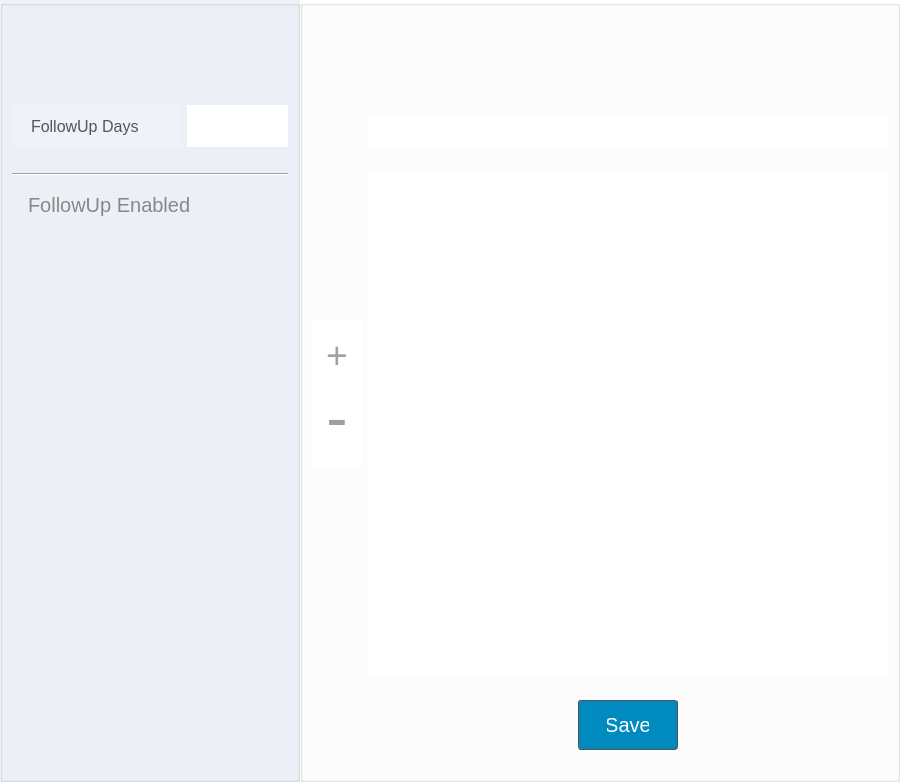
      <widget class="QWidget" name="stackedWidgetPage4">
       <layout class="QHBoxLayout" name="horizontalLayout_19">
        <property name="spacing">
         <number>0</number>
        </property>
        <property name="leftMargin">
         <number>0</number>
        </property>
        <property name="topMargin">
         <number>0</number>
        </property>
        <property name="rightMargin">
         <number>0</number>
        </property>
        <property name="bottomMargin">
         <number>0</number>
        </property>
        <item>
         <widget class="QGroupBox" name="groupBox_11">
          <property name="minimumSize">
           <size>
            <width>300</width>
            <height>0</height>
           </size>
          </property>
          <property name="maximumSize">
           <size>
            <width>300</width>
            <height>16777215</height>
           </size>
          </property>
          <property name="styleSheet">
           <string notr="true">background-color: #eff2f8;
</string>
          </property>
          <property name="title">
           <string/>
          </property>
          <layout class="QVBoxLayout" name="verticalLayout_14">
           <item>
            <spacer name="verticalSpacer_19">
             <property name="orientation">
              <enum>Qt::Vertical</enum>
             </property>
             <property name="sizeType">
              <enum>QSizePolicy::Fixed</enum>
             </property>
             <property name="sizeHint" stdset="0">
              <size>
               <width>20</width>
               <height>90</height>
              </size>
             </property>
            </spacer>
           </item>
           <item>
            <layout class="QHBoxLayout" name="horizontalLayout_17" stretch="5,3">
             <item>
              <widget class="QLabel" name="label_13">
               <property name="minimumSize">
                <size>
                 <width>0</width>
                 <height>25</height>
                </size>
               </property>
               <property name="font">
                <font>
                 <family>Arial</family>
                 <pointsize>12</pointsize>
                </font>
               </property>
               <property name="styleSheet">
                <string notr="true">color: #555;
padding-left: 15px;</string>
               </property>
               <property name="text">
                <string>FollowUp Days</string>
               </property>
               <property name="alignment">
                <set>Qt::AlignLeading|Qt::AlignLeft|Qt::AlignVCenter</set>
               </property>
              </widget>
             </item>
             <item>
              <widget class="QLineEdit" name="lineEdit_configuration_followup_days">
               <property name="minimumSize">
                <size>
                 <width>0</width>
                 <height>42</height>
                </size>
               </property>
               <property name="font">
                <font>
                 <family>Calibri</family>
                 <pointsize>11</pointsize>
                </font>
               </property>
               <property name="styleSheet">
                <string notr="true">background-color: rgb(255, 255, 255);</string>
               </property>
               <property name="frame">
                <bool>false</bool>
               </property>
              </widget>
             </item>
            </layout>
           </item>
           <item>
            <spacer name="verticalSpacer_27">
             <property name="orientation">
              <enum>Qt::Vertical</enum>
             </property>
             <property name="sizeType">
              <enum>QSizePolicy::Fixed</enum>
             </property>
             <property name="sizeHint" stdset="0">
              <size>
               <width>20</width>
               <height>20</height>
              </size>
             </property>
            </spacer>
           </item>
           <item>
            <widget class="Line" name="line_25">
             <property name="orientation">
              <enum>Qt::Horizontal</enum>
             </property>
            </widget>
           </item>
           <item>
            <widget class="QCheckBox" name="checkBox_configuration_followup_enabled">
             <property name="minimumSize">
              <size>
               <width>0</width>
               <height>25</height>
              </size>
             </property>
             <property name="font">
              <font>
               <pointsize>-1</pointsize>
              </font>
             </property>
             <property name="styleSheet">
              <string notr="true">QCheckBox::indicator {
                width: 0px; /* Hide the circle indicator */
                height: 0px;
            }
QCheckBox {
                font-size: 20px;
                color: #888;
                background-color: transparent;
                border: none;
                padding: 10px;
            }
            QCheckBox:checked {
                font-weight: bold;
                color: #000;
            }</string>
             </property>
             <property name="text">
              <string>FollowUp Enabled</string>
             </property>
            </widget>
           </item>
           <item>
            <spacer name="verticalSpacer_20">
             <property name="orientation">
              <enum>Qt::Vertical</enum>
             </property>
             <property name="sizeHint" stdset="0">
              <size>
               <width>20</width>
               <height>543</height>
              </size>
             </property>
            </spacer>
           </item>
          </layout>
         </widget>
        </item>
        <item>
         <widget class="QGroupBox" name="groupBox_17">
          <property name="minimumSize">
           <size>
            <width>600</width>
            <height>0</height>
           </size>
          </property>
          <property name="maximumSize">
           <size>
            <width>1920</width>
            <height>1080</height>
           </size>
          </property>
          <property name="styleSheet">
           <string notr="true">background-color: #fff;</string>
          </property>
          <property name="title">
           <string/>
          </property>
          <layout class="QHBoxLayout" name="horizontalLayout_18">
           <item>
            <layout class="QVBoxLayout" name="verticalLayout_16">
             <property name="spacing">
              <number>0</number>
             </property>
             <item>
              <spacer name="verticalSpacer_23">
               <property name="orientation">
                <enum>Qt::Vertical</enum>
               </property>
               <property name="sizeHint" stdset="0">
                <size>
                 <width>20</width>
                 <height>40</height>
                </size>
               </property>
              </spacer>
             </item>
             <item>
              <widget class="QGroupBox" name="groupBox_18">
               <property name="minimumSize">
                <size>
                 <width>50</width>
                 <height>0</height>
                </size>
               </property>
               <property name="maximumSize">
                <size>
                 <width>50</width>
                 <height>16777215</height>
                </size>
               </property>
               <property name="styleSheet">
                <string notr="true">border: none;</string>
               </property>
               <property name="title">
                <string/>
               </property>
               <layout class="QVBoxLayout" name="verticalLayout_7">
                <item>
                 <widget class="QPushButton" name="pushButton_compose_zoomIn_2">
                  <property name="font">
                   <font>
                    <family>MS Shell Dlg 2</family>
                    <pointsize>28</pointsize>
                    <weight>50</weight>
                    <bold>false</bold>
                   </font>
                  </property>
                  <property name="styleSheet">
                   <string notr="true">QPushButton {
    background: transparent;
	color: #a0a0a0;
    }

QPushButton:hover {
    color: #a0a0a077;
    }

QPushButton:pressed {
    border-style: inset;
	 color: #a0a0a0;    
}</string>
                  </property>
                  <property name="text">
                   <string>+</string>
                  </property>
                 </widget>
                </item>
                <item>
                 <widget class="QPushButton" name="pushButton_compose_zoomOut_2">
                  <property name="font">
                   <font>
                    <family>MS Shell Dlg 2</family>
                    <pointsize>48</pointsize>
                    <weight>50</weight>
                    <bold>false</bold>
                   </font>
                  </property>
                  <property name="styleSheet">
                   <string notr="true">QPushButton {
    background: transparent;
	color: #a0a0a0;
    }

QPushButton:hover {
    color: #a0a0a077;
    }

QPushButton:pressed {
    border-style: inset;
	 color: #a0a0a0;    
}</string>
                  </property>
                  <property name="text">
                   <string>-</string>
                  </property>
                 </widget>
                </item>
               </layout>
              </widget>
             </item>
             <item>
              <spacer name="verticalSpacer_22">
               <property name="orientation">
                <enum>Qt::Vertical</enum>
               </property>
               <property name="sizeHint" stdset="0">
                <size>
                 <width>20</width>
                 <height>40</height>
                </size>
               </property>
              </spacer>
             </item>
            </layout>
           </item>
           <item>
            <layout class="QVBoxLayout" name="verticalLayout_15">
             <item>
              <spacer name="verticalSpacer_24">
               <property name="orientation">
                <enum>Qt::Vertical</enum>
               </property>
               <property name="sizeType">
                <enum>QSizePolicy::Fixed</enum>
               </property>
               <property name="sizeHint" stdset="0">
                <size>
                 <width>20</width>
                 <height>100</height>
                </size>
               </property>
              </spacer>
             </item>
             <item>
              <widget class="QLineEdit" name="lineEdit_follow_up_subject">
               <property name="font">
                <font>
                 <family>Arial</family>
                 <pointsize>20</pointsize>
                 <weight>75</weight>
                 <bold>true</bold>
                </font>
               </property>
               <property name="styleSheet">
                <string notr="true">background-color: rgb(255, 255, 255);
border: none;</string>
               </property>
               <property name="text">
                <string/>
               </property>
               <property name="frame">
                <bool>false</bool>
               </property>
               <property name="clearButtonEnabled">
                <bool>true</bool>
               </property>
              </widget>
             </item>
             <item>
              <spacer name="verticalSpacer_21">
               <property name="orientation">
                <enum>Qt::Vertical</enum>
               </property>
               <property name="sizeType">
                <enum>QSizePolicy::Fixed</enum>
               </property>
               <property name="sizeHint" stdset="0">
                <size>
                 <width>20</width>
                 <height>20</height>
                </size>
               </property>
              </spacer>
             </item>
             <item>
              <widget class="QTextBrowser" name="textBrowser_follow_up_body">
               <property name="minimumSize">
                <size>
                 <width>400</width>
                 <height>400</height>
                </size>
               </property>
               <property name="font">
                <font>
                 <family>Arial</family>
                 <pointsize>12</pointsize>
                </font>
               </property>
               <property name="styleSheet">
                <string notr="true">

QTextEdit{
	border: none;
background-color: rgb(255, 255, 255);
color: #555;
}

QScrollBar:vertical {
                border: none;
                background: #f5f5f5;
                width: 10px;
                margin: 0px 0px 0px 0px;
            }
            QScrollBar::handle:vertical {
                background: #888;
                min-height: 20px;
                border-radius: 5px;
            }
            QScrollBar::handle:vertical:hover {
                background: #666;
            }
            QScrollBar::sub-line:vertical, QScrollBar::add-line:vertical {
                background: none;
                height: 0px;
            }
            QScrollBar::add-page:vertical, QScrollBar::sub-page:vertical {
                background: #f5f5f5;
            }</string>
               </property>
               <property name="frameShape">
                <enum>QFrame::NoFrame</enum>
               </property>
               <property name="frameShadow">
                <enum>QFrame::Plain</enum>
               </property>
               <property name="readOnly">
                <bool>false</bool>
               </property>
               <property name="html">
                <string>&lt;!DOCTYPE HTML PUBLIC &quot;-//W3C//DTD HTML 4.0//EN&quot; &quot;http://www.w3.org/TR/REC-html40/strict.dtd&quot;&gt;
&lt;html&gt;&lt;head&gt;&lt;meta name=&quot;qrichtext&quot; content=&quot;1&quot; /&gt;&lt;style type=&quot;text/css&quot;&gt;
p, li { white-space: pre-wrap; }
&lt;/style&gt;&lt;/head&gt;&lt;body style=&quot; font-family:'Arial'; font-size:12pt; font-weight:400; font-style:normal;&quot;&gt;
&lt;p style=&quot;-qt-paragraph-type:empty; margin-top:0px; margin-bottom:0px; margin-left:0px; margin-right:0px; -qt-block-indent:0; text-indent:0px;&quot;&gt;&lt;br /&gt;&lt;/p&gt;&lt;/body&gt;&lt;/html&gt;</string>
               </property>
              </widget>
             </item>
             <item>
              <spacer name="verticalSpacer_25">
               <property name="orientation">
                <enum>Qt::Vertical</enum>
               </property>
               <property name="sizeType">
                <enum>QSizePolicy::Fixed</enum>
               </property>
               <property name="sizeHint" stdset="0">
                <size>
                 <width>20</width>
                 <height>20</height>
                </size>
               </property>
              </spacer>
             </item>
             <item>
              <layout class="QHBoxLayout" name="horizontalLayout_20">
               <property name="topMargin">
                <number>0</number>
               </property>
               <item>
                <spacer name="horizontalSpacer_38">
                 <property name="orientation">
                  <enum>Qt::Horizontal</enum>
                 </property>
                 <property name="sizeHint" stdset="0">
                  <size>
                   <width>40</width>
                   <height>20</height>
                  </size>
                 </property>
                </spacer>
               </item>
               <item>
                <widget class="QPushButton" name="pushButton_follow_up_save">
                 <property name="minimumSize">
                  <size>
                   <width>100</width>
                   <height>50</height>
                  </size>
                 </property>
                 <property name="maximumSize">
                  <size>
                   <width>100</width>
                   <height>16777215</height>
                  </size>
                 </property>
                 <property name="font">
                  <font>
                   <pointsize>15</pointsize>
                  </font>
                 </property>
                 <property name="styleSheet">
                  <string notr="true">QPushButton {
    border: 1px solid #555;
    border-radius: 3px;
    border-style: Solid;
    background: rgba(0, 138, 191);
    padding: 5px 28px;
	color: rgb(255, 255, 255);
    }

QPushButton:hover {
    background: rgba(0, 138, 191, 0.6);
	opacity: 0.2
    }

QPushButton:pressed {
    border-style: inset;
    background: rgb(0, 138, 191);
    }</string>
                 </property>
                 <property name="text">
                  <string>Save</string>
                 </property>
                </widget>
               </item>
               <item>
                <spacer name="horizontalSpacer_37">
                 <property name="orientation">
                  <enum>Qt::Horizontal</enum>
                 </property>
                 <property name="sizeHint" stdset="0">
                  <size>
                   <width>40</width>
                   <height>20</height>
                  </size>
                 </property>
                </spacer>
               </item>
              </layout>
             </item>
             <item>
              <spacer name="verticalSpacer_26">
               <property name="orientation">
                <enum>Qt::Vertical</enum>
               </property>
               <property name="sizeType">
                <enum>QSizePolicy::Fixed</enum>
               </property>
               <property name="sizeHint" stdset="0">
                <size>
                 <width>20</width>
                 <height>20</height>
                </size>
               </property>
              </spacer>
             </item>
            </layout>
           </item>
          </layout>
         </widget>
        </item>
       </layout>
      </widget>
